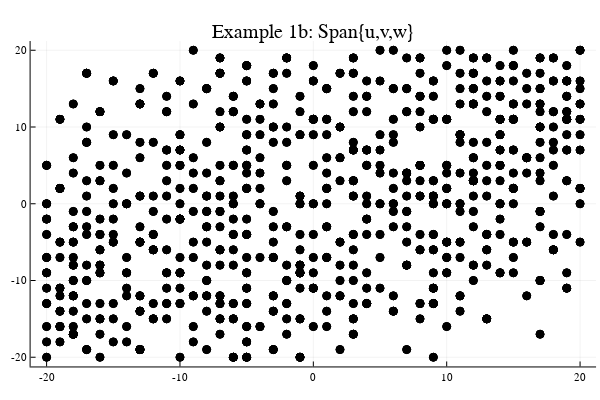

The cell this chart's notebook holds for it:
### Markdown cell above
## Example 1b.  Plot many possible linear combinations using three vectors in $\mathbb{R}^2$

Here, random integer weights ($a_1,a_2$ and $a_3$) between -5 and 5 for the three vectors are chosen.  To simplify the picture, we only plot the final endpoint of each linear combination.

### Code cell
# Example 1b
using Plots
plotly()

NumberOfPoints=800;

a1=rand(-5:5); a2=rand(-5:5); a3=rand(-5:5);
U=u*a1; V=v*a2; W=w*a3;

while abs(U[1]+V[1]+W[1])>20 || abs(U[2]+V[2]+W[2])>20
   a1=rand(-5:5)
    a2=rand(-5:5)
    a3=rand(-5:5)
    U=u*a1 
    V=v*a2
    W=w*a3 
    
end
p=plot(title="Example 1b: Span{u,v,w}", legend=false)
scatter!([U[1]+V[1]+W[1], U[1]+V[1]+W[1]],[U[2]+V[2]+W[2],U[2]+V[2]+W[2]], markercolor="black", label="end point",lims=[-20,20])

if NumberOfPoints>1
    for n = 2:NumberOfPoints
        a1=rand(-5:5); a2=rand(-5:5); a3=rand(-5:5);
        U=u*a1; V=v*a2; W=w*a3;
        while abs(U[1]+V[1]+W[1])>20 || abs(U[2]+V[2]+W[2])>20
            a1=rand(-5:5)
            a2=rand(-5:5)
            a3=rand(-5:5)
            U=u*a1 
            V=v*a2
            W=w*a3 
        end
        scatter!([U[1]+V[1]+W[1], U[1]+V[1]+W[1]],[U[2]+V[2]+W[2],U[2]+V[2]+W[2]], markercolor="black", label="end point")
    end
end
display(p)
